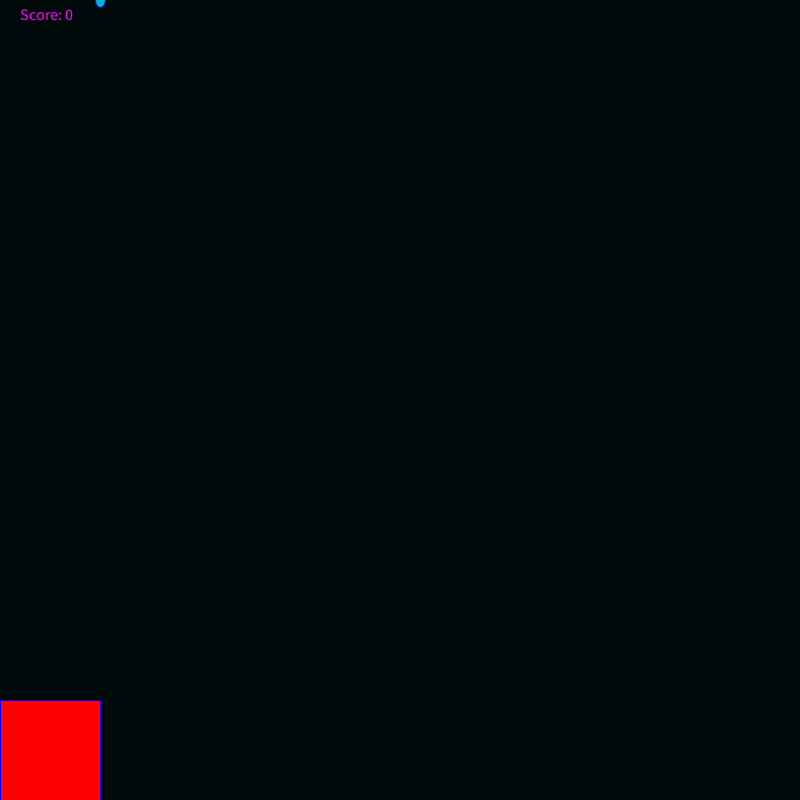
Frame 1 (no input)
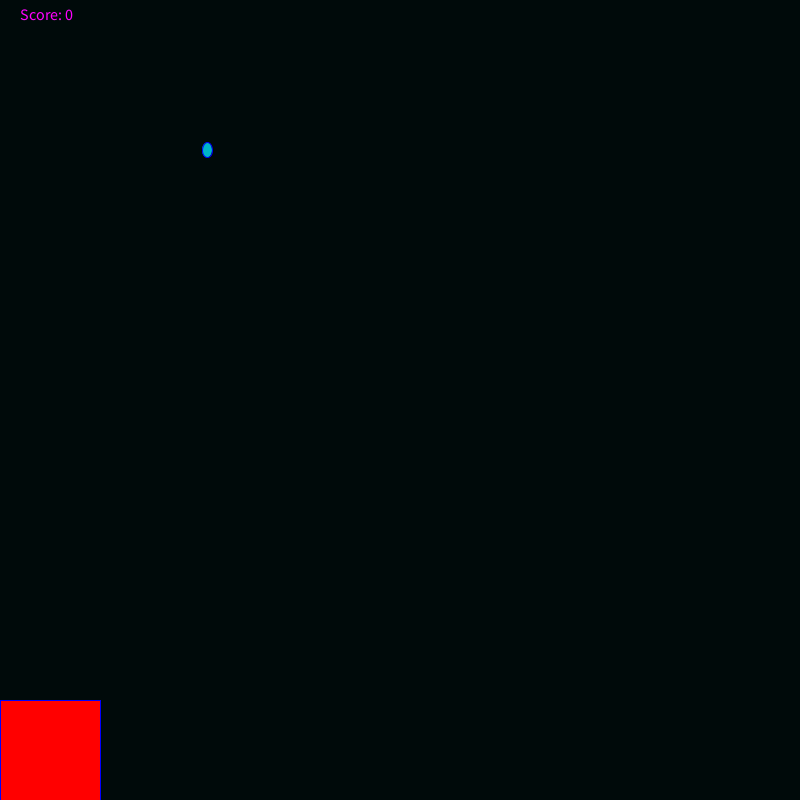
Frame 60 (the mouse pressed at the canvas centre just before this capture)
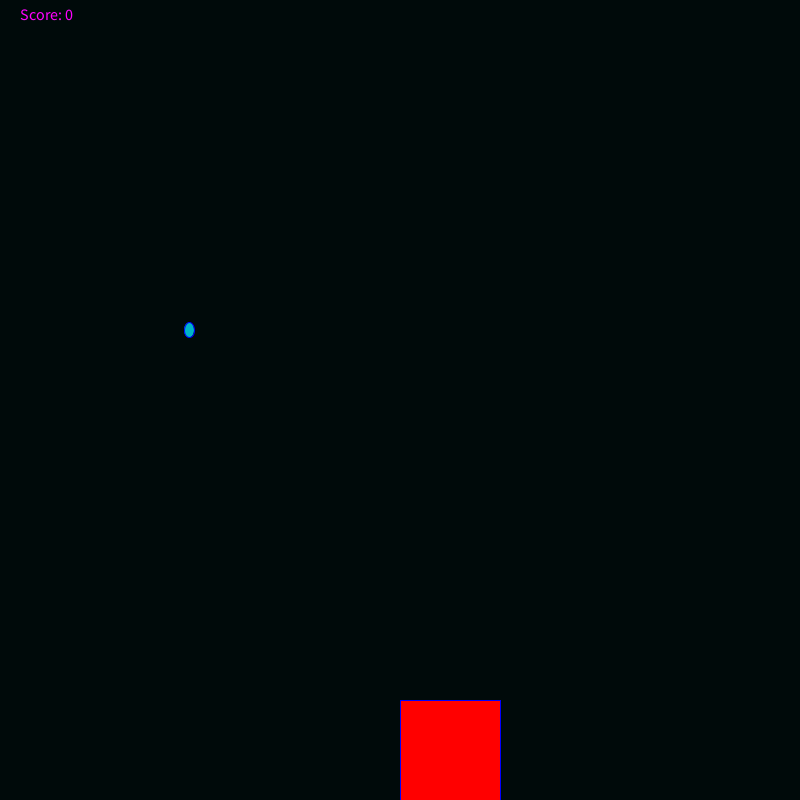
Frame 120 (the mouse held since frame 60 and released just before this capture)

The Processing sketch that drew these frames (run headless with seeded random() and noise(); from frame 60 on, the mouse is pressed at the canvas centre):

// Processing sketch: Rain_Game
// ── Rain_Game.pde
int yPosition=0;
int xPosition=100;
int speed=30;
int score=0;

void setup() {
  size(800, 800);

textSize(16);
}

void draw() {
  background(0, 10, 10);
fill(255, 0, 255);
text("Score: " + score, 20, 20);

  fill(0, 180, 200);
  stroke(0, 0, 255);
  ellipse(xPosition, yPosition, 10, 15);
  yPosition=yPosition+speed;
  if (yPosition>height) {
      checkCatch(xPosition);
    
    yPosition=0;
    xPosition = (int)random(width);
    
    fill(0, 0, 0);
textSize(16);
text("Score: " + score, 20, 20);

  }
  fill(255, 0, 0);
  rect(mouseX, height-100, 100, 100);
}
void checkCatch(int x) {
  if (x > mouseX && x < mouseX+100){
    score++;
  }
  else if (score > 0) {
    score--;
  println("Your score is now: " + score);
}


}
